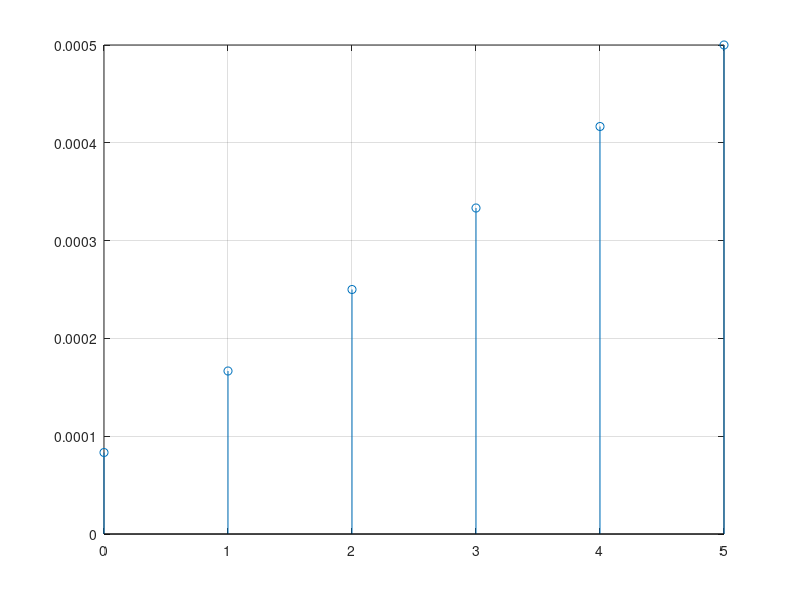

The MATLAB source for this figure:
function T1_ex6_Orza_Oana()

    Fs = 12000; %Hz
    N = 0.5*12; %numar esantioane 0.5 ms * 12kHz
    n = 0:N-1;
    ts = 1/Fs;
    t = ts:ts:N*ts;
   % plot(t,v);
  
    stem(n,t),grid %semnalul discret in functie de n
